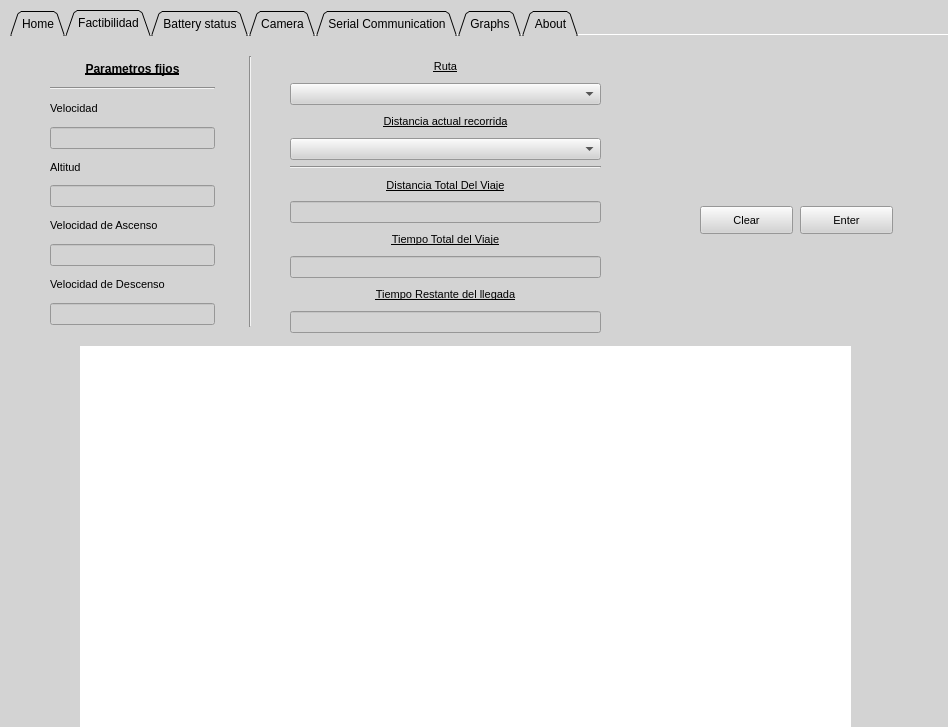
<?xml version="1.0" encoding="UTF-8"?>
<ui version="4.0">
 <class>MainWindow</class>
 <widget class="QMainWindow" name="MainWindow">
  <property name="geometry">
   <rect>
    <x>0</x>
    <y>0</y>
    <width>948</width>
    <height>727</height>
   </rect>
  </property>
  <property name="windowTitle">
   <string>DBC Station</string>
  </property>
  <widget class="QWidget" name="centralwidget">
   <property name="styleSheet">
    <string notr="true">background-color: rgb(211, 211, 211);</string>
   </property>
   <widget class="QTabWidget" name="TabWidget">
    <property name="geometry">
     <rect>
      <x>10</x>
      <y>10</y>
      <width>941</width>
      <height>731</height>
     </rect>
    </property>
    <property name="font">
     <font>
      <pointsize>9</pointsize>
     </font>
    </property>
    <property name="tabShape">
     <enum>QTabWidget::Triangular</enum>
    </property>
    <property name="currentIndex">
     <number>1</number>
    </property>
    <property name="iconSize">
     <size>
      <width>20</width>
      <height>20</height>
     </size>
    </property>
    <property name="documentMode">
     <bool>true</bool>
    </property>
    <property name="tabBarAutoHide">
     <bool>false</bool>
    </property>
    <widget class="QWidget" name="Home_Tab">
     <attribute name="title">
      <string>Home</string>
     </attribute>
     <widget class="QLabel" name="label_17">
      <property name="geometry">
       <rect>
        <x>120</x>
        <y>250</y>
        <width>121</width>
        <height>61</height>
       </rect>
      </property>
      <property name="text">
       <string>Clima</string>
      </property>
     </widget>
     <widget class="QLabel" name="label_18">
      <property name="geometry">
       <rect>
        <x>340</x>
        <y>210</y>
        <width>121</width>
        <height>71</height>
       </rect>
      </property>
      <property name="text">
       <string>Disponibildiad</string>
      </property>
     </widget>
     <widget class="QLabel" name="label_19">
      <property name="geometry">
       <rect>
        <x>550</x>
        <y>200</y>
        <width>101</width>
        <height>61</height>
       </rect>
      </property>
      <property name="text">
       <string>Fact</string>
      </property>
     </widget>
    </widget>
    <widget class="QWidget" name="Factibilidad_Tab">
     <attribute name="title">
      <string>Factibilidad</string>
     </attribute>
     <widget class="QWidget" name="verticalLayoutWidget">
      <property name="geometry">
       <rect>
        <x>280</x>
        <y>20</y>
        <width>311</width>
        <height>277</height>
       </rect>
      </property>
      <layout class="QVBoxLayout" name="verticalLayout">
       <item>
        <widget class="QLabel" name="label_3">
         <property name="font">
          <font>
           <pointsize>8</pointsize>
           <underline>true</underline>
          </font>
         </property>
         <property name="text">
          <string>Ruta</string>
         </property>
         <property name="alignment">
          <set>Qt::AlignCenter</set>
         </property>
        </widget>
       </item>
       <item>
        <widget class="QComboBox" name="Rutas_ComboBox">
         <property name="font">
          <font>
           <pointsize>8</pointsize>
          </font>
         </property>
         <property name="sizeAdjustPolicy">
          <enum>QComboBox::AdjustToMinimumContentsLength</enum>
         </property>
         <property name="duplicatesEnabled">
          <bool>false</bool>
         </property>
         <property name="frame">
          <bool>true</bool>
         </property>
        </widget>
       </item>
       <item>
        <widget class="QLabel" name="label_4">
         <property name="font">
          <font>
           <pointsize>8</pointsize>
           <underline>true</underline>
          </font>
         </property>
         <property name="text">
          <string>Distancia actual recorrida</string>
         </property>
         <property name="alignment">
          <set>Qt::AlignCenter</set>
         </property>
        </widget>
       </item>
       <item>
        <widget class="QComboBox" name="Puntos_ComboBox">
         <property name="font">
          <font>
           <pointsize>8</pointsize>
          </font>
         </property>
         <property name="sizeAdjustPolicy">
          <enum>QComboBox::AdjustToMinimumContentsLength</enum>
         </property>
         <property name="duplicatesEnabled">
          <bool>false</bool>
         </property>
         <property name="frame">
          <bool>true</bool>
         </property>
        </widget>
       </item>
       <item>
        <widget class="Line" name="line">
         <property name="orientation">
          <enum>Qt::Horizontal</enum>
         </property>
        </widget>
       </item>
       <item>
        <widget class="QLabel" name="label_5">
         <property name="font">
          <font>
           <pointsize>8</pointsize>
           <underline>true</underline>
          </font>
         </property>
         <property name="text">
          <string>Distancia Total Del Viaje</string>
         </property>
         <property name="alignment">
          <set>Qt::AlignCenter</set>
         </property>
        </widget>
       </item>
       <item>
        <widget class="QLineEdit" name="DistanceTotal">
         <property name="enabled">
          <bool>false</bool>
         </property>
         <property name="font">
          <font>
           <pointsize>8</pointsize>
          </font>
         </property>
        </widget>
       </item>
       <item>
        <widget class="QLabel" name="label_7">
         <property name="font">
          <font>
           <pointsize>8</pointsize>
           <underline>true</underline>
          </font>
         </property>
         <property name="text">
          <string>Tiempo Total del Viaje</string>
         </property>
         <property name="alignment">
          <set>Qt::AlignCenter</set>
         </property>
        </widget>
       </item>
       <item>
        <widget class="QLineEdit" name="TimeTotal">
         <property name="enabled">
          <bool>false</bool>
         </property>
         <property name="font">
          <font>
           <pointsize>8</pointsize>
          </font>
         </property>
        </widget>
       </item>
       <item>
        <widget class="QLabel" name="label_8">
         <property name="font">
          <font>
           <pointsize>8</pointsize>
           <underline>true</underline>
          </font>
         </property>
         <property name="text">
          <string>Tiempo Restante del llegada</string>
         </property>
         <property name="alignment">
          <set>Qt::AlignCenter</set>
         </property>
        </widget>
       </item>
       <item>
        <widget class="QLineEdit" name="TimeRest">
         <property name="enabled">
          <bool>false</bool>
         </property>
         <property name="font">
          <font>
           <pointsize>8</pointsize>
          </font>
         </property>
        </widget>
       </item>
      </layout>
     </widget>
     <widget class="QWidget" name="verticalLayoutWidget_2">
      <property name="geometry">
       <rect>
        <x>40</x>
        <y>20</y>
        <width>165</width>
        <height>269</height>
       </rect>
      </property>
      <layout class="QVBoxLayout" name="verticalLayout_2">
       <item>
        <widget class="QLabel" name="label_9">
         <property name="font">
          <font>
           <pointsize>9</pointsize>
           <weight>75</weight>
           <bold>true</bold>
           <underline>true</underline>
          </font>
         </property>
         <property name="text">
          <string>Parametros fijos</string>
         </property>
         <property name="alignment">
          <set>Qt::AlignCenter</set>
         </property>
        </widget>
       </item>
       <item>
        <widget class="Line" name="line_2">
         <property name="orientation">
          <enum>Qt::Horizontal</enum>
         </property>
        </widget>
       </item>
       <item>
        <widget class="QLabel" name="label_12">
         <property name="font">
          <font>
           <pointsize>8</pointsize>
          </font>
         </property>
         <property name="text">
          <string>Velocidad</string>
         </property>
        </widget>
       </item>
       <item>
        <widget class="QLineEdit" name="VelocityText">
         <property name="enabled">
          <bool>false</bool>
         </property>
         <property name="text">
          <string/>
         </property>
         <property name="frame">
          <bool>true</bool>
         </property>
        </widget>
       </item>
       <item>
        <widget class="QLabel" name="label_13">
         <property name="font">
          <font>
           <pointsize>8</pointsize>
          </font>
         </property>
         <property name="text">
          <string>Altitud</string>
         </property>
        </widget>
       </item>
       <item>
        <widget class="QLineEdit" name="AltitudeText">
         <property name="enabled">
          <bool>false</bool>
         </property>
        </widget>
       </item>
       <item>
        <widget class="QLabel" name="label_14">
         <property name="font">
          <font>
           <pointsize>8</pointsize>
          </font>
         </property>
         <property name="text">
          <string>Velocidad de Ascenso</string>
         </property>
        </widget>
       </item>
       <item>
        <widget class="QLineEdit" name="VelocityAsc_Text">
         <property name="enabled">
          <bool>false</bool>
         </property>
        </widget>
       </item>
       <item>
        <widget class="QLabel" name="label_15">
         <property name="font">
          <font>
           <pointsize>8</pointsize>
          </font>
         </property>
         <property name="text">
          <string>Velocidad de Descenso</string>
         </property>
        </widget>
       </item>
       <item>
        <widget class="QLineEdit" name="VelocityDesc_Text">
         <property name="enabled">
          <bool>false</bool>
         </property>
        </widget>
       </item>
      </layout>
     </widget>
     <widget class="QPushButton" name="EnterButton">
      <property name="geometry">
       <rect>
        <x>790</x>
        <y>170</y>
        <width>93</width>
        <height>28</height>
       </rect>
      </property>
      <property name="font">
       <font>
        <pointsize>8</pointsize>
       </font>
      </property>
      <property name="text">
       <string>Enter</string>
      </property>
     </widget>
     <widget class="QLabel" name="Map">
      <property name="geometry">
       <rect>
        <x>70</x>
        <y>310</y>
        <width>771</width>
        <height>381</height>
       </rect>
      </property>
      <property name="styleSheet">
       <string notr="true">background-color: rgb(255, 255, 255);</string>
      </property>
      <property name="text">
       <string/>
      </property>
      <property name="scaledContents">
       <bool>true</bool>
      </property>
     </widget>
     <widget class="QLabel" name="FactibilidadLabel">
      <property name="geometry">
       <rect>
        <x>690</x>
        <y>90</y>
        <width>181</width>
        <height>41</height>
       </rect>
      </property>
      <property name="font">
       <font>
        <pointsize>12</pointsize>
        <weight>75</weight>
        <bold>true</bold>
       </font>
      </property>
      <property name="text">
       <string/>
      </property>
      <property name="alignment">
       <set>Qt::AlignCenter</set>
      </property>
     </widget>
     <widget class="QPushButton" name="ClearButton">
      <property name="geometry">
       <rect>
        <x>690</x>
        <y>170</y>
        <width>93</width>
        <height>28</height>
       </rect>
      </property>
      <property name="font">
       <font>
        <pointsize>8</pointsize>
       </font>
      </property>
      <property name="text">
       <string>Clear</string>
      </property>
     </widget>
     <widget class="Line" name="line_3">
      <property name="geometry">
       <rect>
        <x>230</x>
        <y>20</y>
        <width>20</width>
        <height>271</height>
       </rect>
      </property>
      <property name="orientation">
       <enum>Qt::Vertical</enum>
      </property>
     </widget>
    </widget>
    <widget class="QWidget" name="Battery_Tab">
     <attribute name="title">
      <string>Battery status</string>
     </attribute>
     <widget class="QWidget" name="horizontalLayoutWidget">
      <property name="geometry">
       <rect>
        <x>30</x>
        <y>120</y>
        <width>871</width>
        <height>281</height>
       </rect>
      </property>
      <layout class="QHBoxLayout" name="horizontalLayout">
       <property name="spacing">
        <number>7</number>
       </property>
       <property name="sizeConstraint">
        <enum>QLayout::SetDefaultConstraint</enum>
       </property>
       <property name="leftMargin">
        <number>50</number>
       </property>
       <item>
        <widget class="QLabel" name="Battery1">
         <property name="text">
          <string>&lt;html&gt;&lt;head/&gt;&lt;body&gt;&lt;p&gt;&lt;img src=&quot;:/Battery/Battery/Empty.png&quot;/&gt;&lt;/p&gt;&lt;/body&gt;&lt;/html&gt;</string>
         </property>
        </widget>
       </item>
       <item>
        <widget class="QLabel" name="Battery2">
         <property name="text">
          <string>&lt;html&gt;&lt;head/&gt;&lt;body&gt;&lt;p&gt;&lt;img src=&quot;:/Battery/Battery/Empty.png&quot;/&gt;&lt;/p&gt;&lt;/body&gt;&lt;/html&gt;</string>
         </property>
        </widget>
       </item>
       <item>
        <widget class="QLabel" name="Battery3">
         <property name="text">
          <string>&lt;html&gt;&lt;head/&gt;&lt;body&gt;&lt;p&gt;&lt;img src=&quot;:/Battery/Battery/Empty.png&quot;/&gt;&lt;/p&gt;&lt;/body&gt;&lt;/html&gt;</string>
         </property>
        </widget>
       </item>
       <item>
        <widget class="QLabel" name="Battery4">
         <property name="text">
          <string>&lt;html&gt;&lt;head/&gt;&lt;body&gt;&lt;p&gt;&lt;img src=&quot;:/Battery/Battery/Empty.png&quot;/&gt;&lt;/p&gt;&lt;/body&gt;&lt;/html&gt;</string>
         </property>
        </widget>
       </item>
      </layout>
     </widget>
     <widget class="QWidget" name="horizontalLayoutWidget_2">
      <property name="geometry">
       <rect>
        <x>30</x>
        <y>480</y>
        <width>871</width>
        <height>80</height>
       </rect>
      </property>
      <layout class="QHBoxLayout" name="horizontalLayout_2">
       <item>
        <widget class="QPushButton" name="pushButton">
         <property name="text">
          <string>Empty</string>
         </property>
        </widget>
       </item>
       <item>
        <widget class="QPushButton" name="pushButton_2">
         <property name="text">
          <string>1 Bar</string>
         </property>
        </widget>
       </item>
       <item>
        <widget class="QPushButton" name="pushButton_3">
         <property name="text">
          <string>2 Bars</string>
         </property>
        </widget>
       </item>
       <item>
        <widget class="QPushButton" name="pushButton_4">
         <property name="text">
          <string>3 Bars</string>
         </property>
        </widget>
       </item>
       <item>
        <widget class="QPushButton" name="pushButton_5">
         <property name="text">
          <string>4 Bars</string>
         </property>
        </widget>
       </item>
       <item>
        <widget class="QPushButton" name="pushButton_6">
         <property name="text">
          <string>5 Bars</string>
         </property>
        </widget>
       </item>
       <item>
        <widget class="QPushButton" name="pushButton_7">
         <property name="text">
          <string>6 Bars</string>
         </property>
        </widget>
       </item>
      </layout>
     </widget>
     <widget class="QWidget" name="horizontalLayoutWidget_3">
      <property name="geometry">
       <rect>
        <x>30</x>
        <y>30</y>
        <width>861</width>
        <height>80</height>
       </rect>
      </property>
      <layout class="QHBoxLayout" name="horizontalLayout_3">
       <item>
        <widget class="QLabel" name="label_6">
         <property name="font">
          <font>
           <pointsize>9</pointsize>
           <weight>75</weight>
           <bold>true</bold>
          </font>
         </property>
         <property name="text">
          <string>Battery 1</string>
         </property>
         <property name="alignment">
          <set>Qt::AlignCenter</set>
         </property>
        </widget>
       </item>
       <item>
        <widget class="QLabel" name="label_10">
         <property name="font">
          <font>
           <pointsize>9</pointsize>
           <weight>75</weight>
           <bold>true</bold>
          </font>
         </property>
         <property name="text">
          <string>Battery 2</string>
         </property>
         <property name="alignment">
          <set>Qt::AlignCenter</set>
         </property>
        </widget>
       </item>
       <item>
        <widget class="QLabel" name="label_11">
         <property name="font">
          <font>
           <pointsize>9</pointsize>
           <weight>75</weight>
           <bold>true</bold>
          </font>
         </property>
         <property name="text">
          <string>Battery 3</string>
         </property>
         <property name="alignment">
          <set>Qt::AlignCenter</set>
         </property>
        </widget>
       </item>
       <item>
        <widget class="QLabel" name="label_16">
         <property name="font">
          <font>
           <pointsize>9</pointsize>
           <weight>75</weight>
           <bold>true</bold>
          </font>
         </property>
         <property name="text">
          <string>Battery 4</string>
         </property>
         <property name="alignment">
          <set>Qt::AlignCenter</set>
         </property>
        </widget>
       </item>
      </layout>
     </widget>
    </widget>
    <widget class="QWidget" name="Camera_Tab">
     <attribute name="title">
      <string>Camera</string>
     </attribute>
     <widget class="QLabel" name="Camera_Window">
      <property name="geometry">
       <rect>
        <x>120</x>
        <y>40</y>
        <width>620</width>
        <height>480</height>
       </rect>
      </property>
      <property name="font">
       <font>
        <pointsize>5</pointsize>
       </font>
      </property>
      <property name="styleSheet">
       <string notr="true">background-color: rgb(255, 255, 255);</string>
      </property>
      <property name="frameShape">
       <enum>QFrame::StyledPanel</enum>
      </property>
      <property name="text">
       <string/>
      </property>
     </widget>
     <widget class="QPushButton" name="EnableButton">
      <property name="geometry">
       <rect>
        <x>200</x>
        <y>570</y>
        <width>171</width>
        <height>41</height>
       </rect>
      </property>
      <property name="text">
       <string>Disable Camera</string>
      </property>
     </widget>
     <widget class="QPushButton" name="EnableButton_2">
      <property name="geometry">
       <rect>
        <x>450</x>
        <y>570</y>
        <width>171</width>
        <height>41</height>
       </rect>
      </property>
      <property name="text">
       <string>Save as Picture</string>
      </property>
     </widget>
    </widget>
    <widget class="QWidget" name="SerialCom_Tab">
     <attribute name="title">
      <string>Serial Communication</string>
     </attribute>
     <widget class="QWidget" name="formLayoutWidget">
      <property name="geometry">
       <rect>
        <x>40</x>
        <y>40</y>
        <width>261</width>
        <height>68</height>
       </rect>
      </property>
      <layout class="QFormLayout" name="formLayout">
       <property name="rowWrapPolicy">
        <enum>QFormLayout::DontWrapRows</enum>
       </property>
       <property name="verticalSpacing">
        <number>22</number>
       </property>
       <item row="0" column="0">
        <widget class="QLabel" name="label">
         <property name="font">
          <font>
           <pointsize>11</pointsize>
          </font>
         </property>
         <property name="text">
          <string>Port</string>
         </property>
        </widget>
       </item>
       <item row="0" column="1">
        <widget class="QComboBox" name="SerialPort_ComboBox"/>
       </item>
       <item row="1" column="0">
        <widget class="QLabel" name="label_2">
         <property name="font">
          <font>
           <pointsize>11</pointsize>
          </font>
         </property>
         <property name="text">
          <string>BaudRate</string>
         </property>
        </widget>
       </item>
       <item row="1" column="1">
        <widget class="QComboBox" name="BaudRate_ComboBox"/>
       </item>
      </layout>
     </widget>
     <widget class="QPushButton" name="OpenButton">
      <property name="geometry">
       <rect>
        <x>20</x>
        <y>190</y>
        <width>93</width>
        <height>28</height>
       </rect>
      </property>
      <property name="text">
       <string>Open</string>
      </property>
     </widget>
     <widget class="QPushButton" name="CloseButton">
      <property name="geometry">
       <rect>
        <x>130</x>
        <y>190</y>
        <width>93</width>
        <height>28</height>
       </rect>
      </property>
      <property name="text">
       <string>Close</string>
      </property>
     </widget>
     <widget class="QPushButton" name="RefreshButton">
      <property name="geometry">
       <rect>
        <x>240</x>
        <y>190</y>
        <width>93</width>
        <height>28</height>
       </rect>
      </property>
      <property name="text">
       <string>Refresh</string>
      </property>
     </widget>
     <widget class="QProgressBar" name="SerialProgressBar">
      <property name="geometry">
       <rect>
        <x>10</x>
        <y>140</y>
        <width>361</width>
        <height>23</height>
       </rect>
      </property>
      <property name="value">
       <number>0</number>
      </property>
      <property name="textVisible">
       <bool>false</bool>
      </property>
     </widget>
    </widget>
    <widget class="QWidget" name="Graphs_Tab">
     <attribute name="title">
      <string>Graphs</string>
     </attribute>
    </widget>
    <widget class="QWidget" name="About_Tab">
     <attribute name="title">
      <string>About</string>
     </attribute>
    </widget>
   </widget>
  </widget>
 </widget>
 <resources>
  <include location="Icons/Icons.qrc"/>
 </resources>
 <connections/>
</ui>
